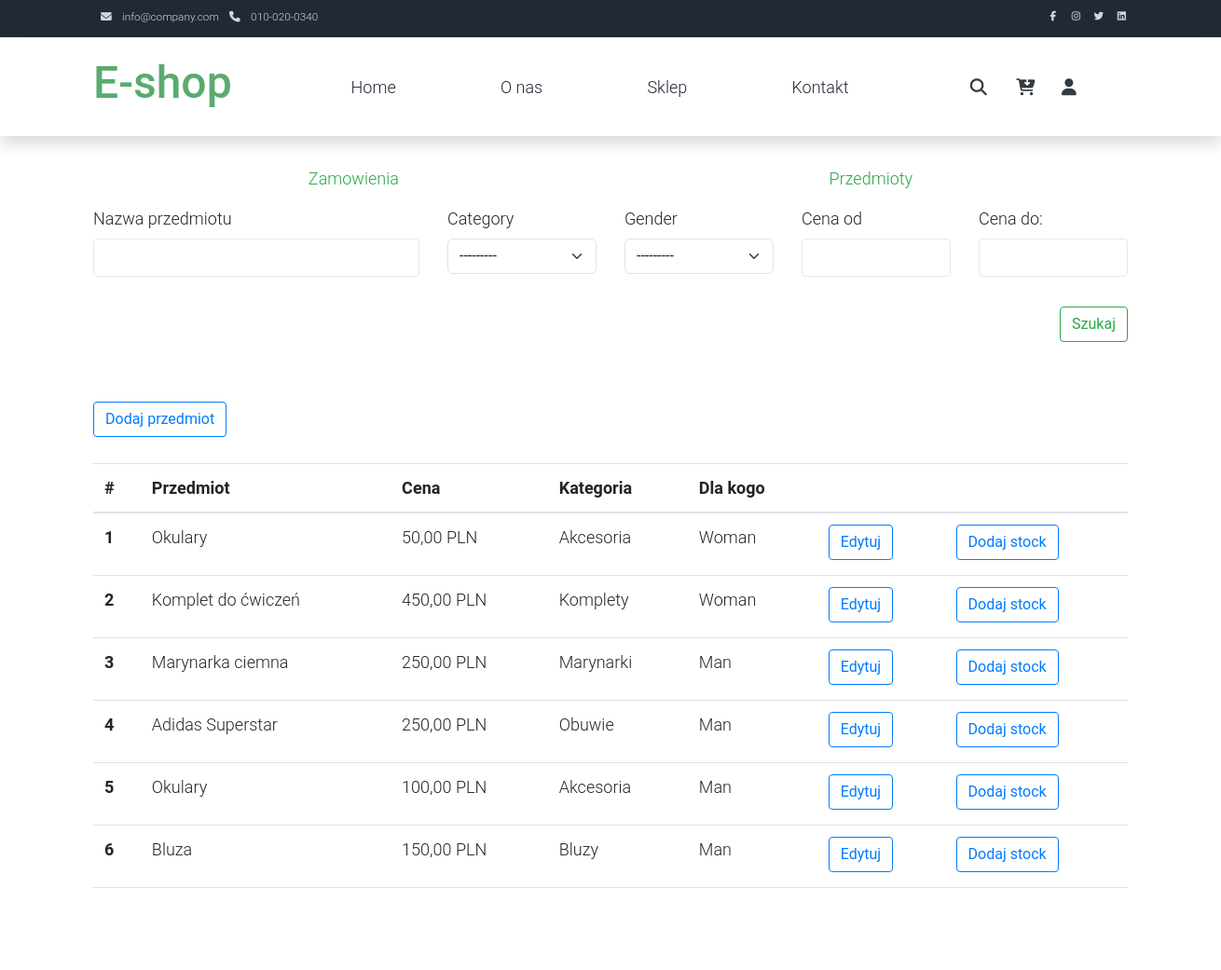
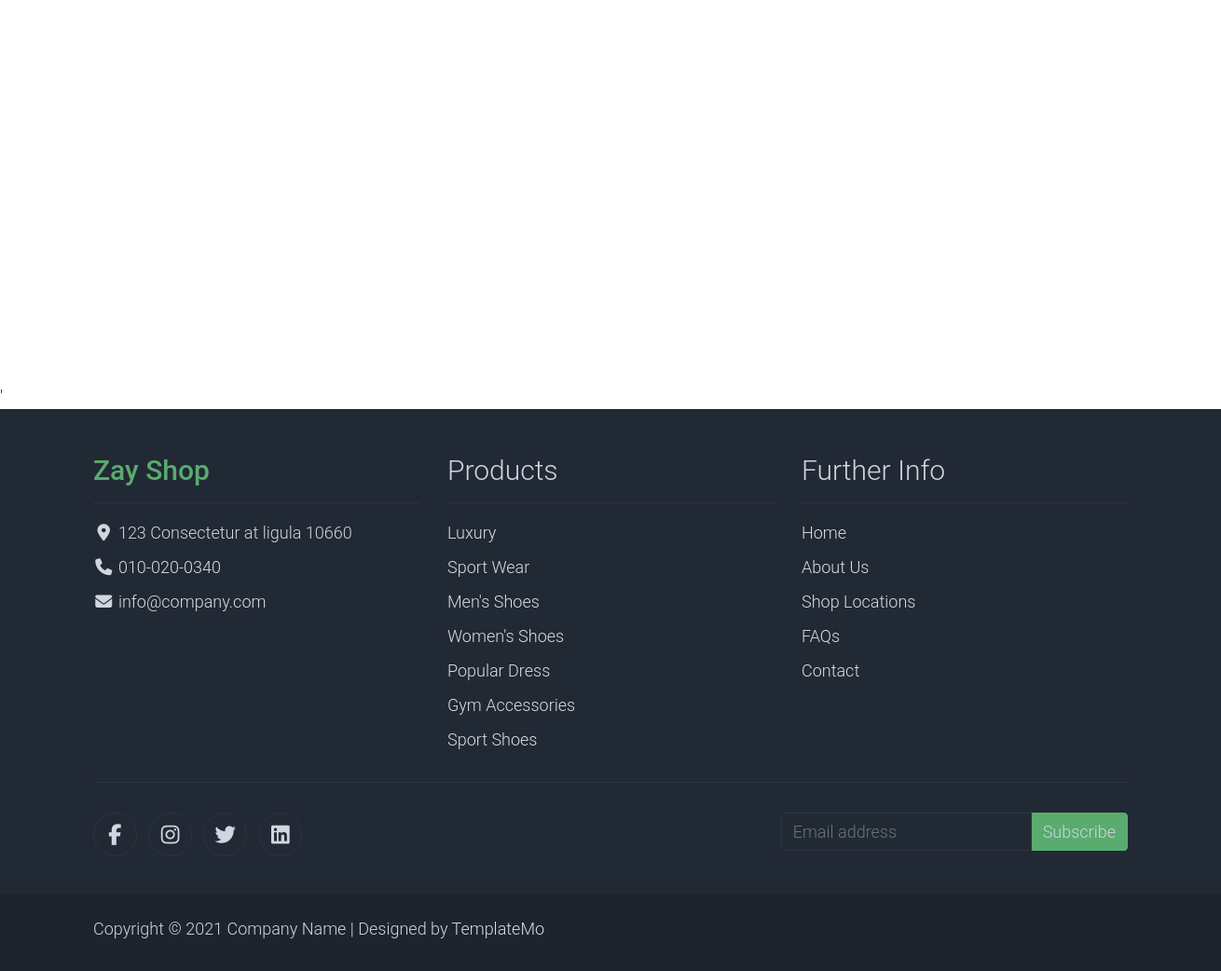
The app's page /dashboard/items/ with its own data (2 pictures, top to bottom).
### App/models.py (models this page shows, shortened)
class Item(models.Model):
    GENDER_CHOICES = (
        ('Man', 'Man'),
        ('Woman', 'Woman'),
    )
    title = models.CharField(max_length=100)
    price = models.DecimalField(max_digits=6, decimal_places=2)
    category = models.ForeignKey(
        Category, on_delete=models.CASCADE, related_name="gender")
    gender = models.CharField(max_length=5, choices=GENDER_CHOICES, null=True)
    description = models.TextField(null=True)
    slug = models.SlugField(max_length=50, blank=True, null=True)
    main_img = models.ImageField(null=True)

class Category(models.Model):
    name = models.CharField(max_length=50)
    def __str__(self):
        return self.name

### Dashboard/views.py (the view)
# urls.py: path('items/', views.dashboard_items, name="dashboard_items"),
def dashboard_items(request):
    items = Item.objects.all()
    myFilter = ItemFilter(request.GET, queryset=items)
    items = myFilter.qs
    context = {
        'myFilter': myFilter,
        'items': items,
    }
    return render(request, 'Dashboard/dashboard_items.html', context)

### Dashboard/templates/Dashboard/dashboard_items.html (shortened to what this page needs)
{% extends 'App/base.html' %}
{% load static %}
{% load crispy_forms_tags %}
{% block content %}
<div class="container">
<ul class="nav nav-pills nav-fill mt-4">
    <li class="nav-item">
      <a class="nav-link btn-outline-success" href="{% url 'Dashboard:dashboard_orders' %}">Zamowienia</a>
    </li>
    <li class="nav-item">
      <a class="nav-link btn-outline-success" href="{% url 'Dashboard:dashboard_items'%}">Przedmioty</a>
    </li>
</ul>
    <form method="GET" action="{% url 'Dashboard:dashboard_items' %}" class="mt-2">
        <div class="row">
            <div class="form-group col-md-4">
                {{ myFilter.form.title|as_crispy_field }}
            </div>
            <div class="form-group col-md-2">
                {{ myFilter.form.category|as_crispy_field }}
            </div>
            <div class="form-group col-md-2">
                {{ myFilter.form.gender|as_crispy_field }}
            </div>
            <div class="form-group col-md-2">
              {{ myFilter.form.price__gte|as_crispy_field }}
            </div>
            <div class="form-group col-md-2">
              {{ myFilter.form.price__lte|as_crispy_field }}
          </div>
            <div class="form-group col-md-12">
                <button class="btn btn-outline-success mb-5 float-end" type='submit'>Szukaj</button>
            </div>
        </div>
    </form>
    <a href="{% url 'Dashboard:dashboard_add_item' %}"><button class="btn btn-outline-primary mb-1" type='submit'>Dodaj przedmiot</button></a>
    <table class="table mt-4">
        <thead>
          <tr>
            <th scope="col">#</th>
            <th scope="col">Przedmiot</th>
            <th scope="col">Cena</th>
            <th scope="col">Kategoria</th>
            <th scope="col">Dla kogo</th>
            <th scope="col"></th>
            <th scope="col"></th>
          </tr>
        </thead>
        <tbody>
        {% for item in items %}
          <tr>
            <th scope="row">{{ forloop.counter }}</th>
            <td><a href="" class="link-dark">{{ item.title}}</a></td>
            <td>{{item.price}} PLN</td>
            <td>{{item.category}}</td>
            <td>{{ item.gender}}</td>
            <td><a href=""><button class="btn btn-outline-primary mb-1" type='submit'>Edytuj</button></a></td>
            <td><a href="{% url 'Dashboard:dashboard_add_stock_item' item.id %}"><button class="btn btn-outline-primary mb-1" type='submit'>Dodaj stock</button></a></td>
          </tr>
        {% endfor %}
        </tbody>
      </table>
</div>
{% endblock %}

### static/css/templatemo.css (style rules this page uses)
body, ul, li, p, a, label, input, div { font-family: 'Roboto', sans-serif; font-size: 18px !important; font-weight: 300 !important; }
.form-control { border: 1px solid #e8e8e8; }

### records on screen
Item: title "Okulary", price "50,00", category "Akcesoria", gender "Woman"
Item: title "Komplet do ćwiczeń", price "450,00", category "Komplety", gender "Woman"
Item: title "Marynarka ciemna", price "250,00", category "Marynarki", gender "Man"
Item: title "Adidas Superstar", price "250,00", category "Obuwie", gender "Man"
Item: title "Okulary", price "100,00", category "Akcesoria", gender "Man"
Item: title "Bluza", price "150,00", category "Bluzy", gender "Man"
